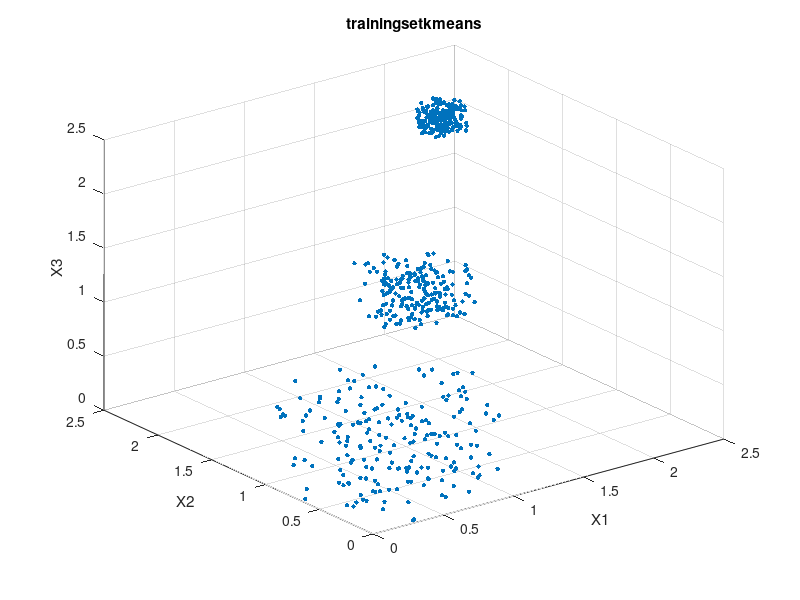
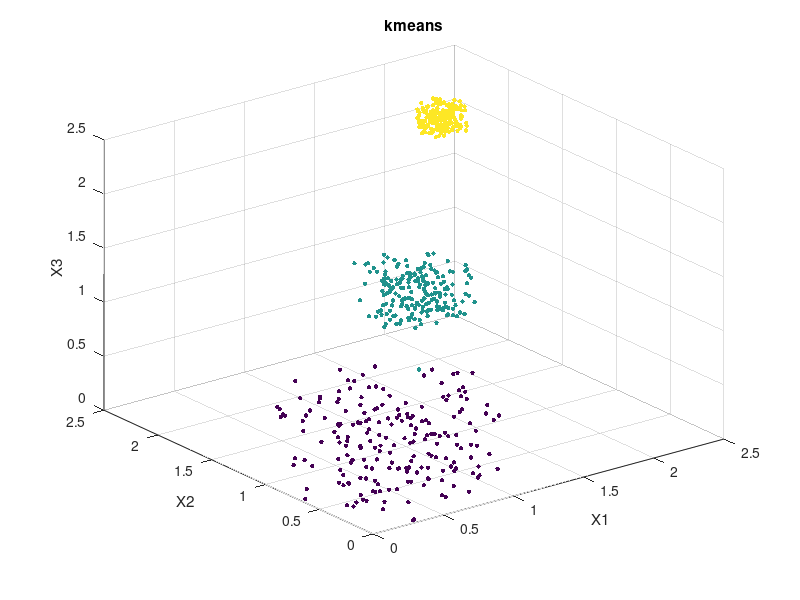
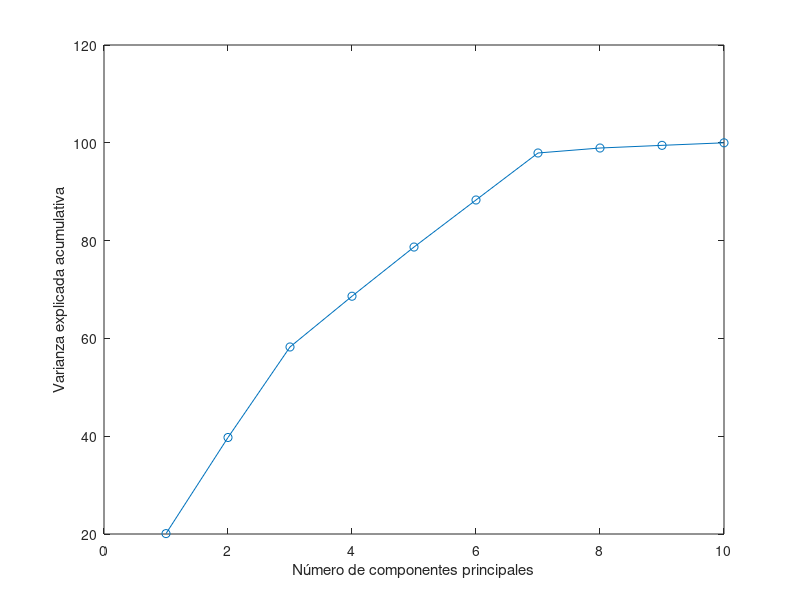
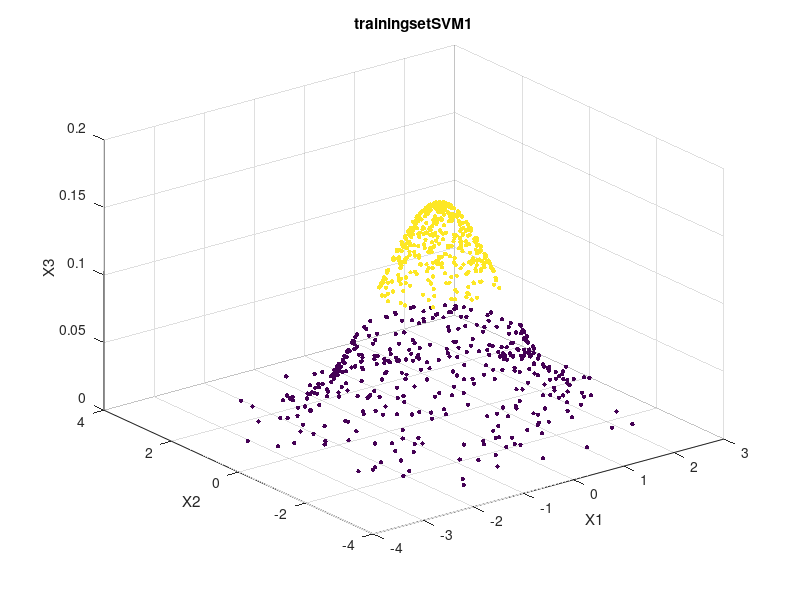

Reproduce these figures in MATLAB, in order.
clc;
clearvars;
close all;

load('trainingsetkmeans.mat');
figure;
scatter3(X(:, 1), X(:, 2), X(:, 3), 10, 'filled');
title('trainingsetkmeans');
xlabel('X1');
ylabel('X2');
zlabel('X3');

num_grupos=3;
[idx, C] = kmeans(X, num_grupos);

figure;
scatter3(X(:, 1), X(:, 2), X(:, 3), 10, idx, 'filled');
title('kmeans');
xlabel('X1');
ylabel('X2');
zlabel('X3');

%=======================
load('trainingsetPCA.mat');
X_norm = zscore(X);
[coeff, score, latent, ~, explained] = pca(X_norm);
cumulative_explained = cumsum(explained);
figure;
plot(cumulative_explained, 'o-');
xlabel('Número de componentes principales');
ylabel('Varianza explicada acumulativa');
num_components = 7
X_reduced = score(:, 1:num_components);

%==========================
load('trainingsetSVM1.mat');
figure;
scatter3(X(:, 1), X(:, 2), X(:, 3), 10, Y, 'filled');
title('trainingsetSVM1');
xlabel('X1');
ylabel('X2');
zlabel('X3');
modelo_svm = fitcsvm(X, Y, 'KernelFunction', 'linear');
predicciones = predict(modelo_svm, X);

figure;
scatter3(X(:, 1), X(:, 2), X(:, 3), 10, predicciones, 'filled');
title('SVM1');
xlabel('X1');
ylabel('X2');
zlabel('X3');

load('trainingsetSVM2.mat');

figure;
scatter3(X(:, 1), X(:, 2), X(:, 3), 10, Y, 'filled');
title('trainingsetSVM2');
xlabel('X1');
ylabel('X2');
zlabel('X3');
modelo_svm = fitcsvm(X, Y, 'KernelFunction', 'linear');
predicciones = predict(modelo_svm, X);
num_errores = sum(predicciones ~= Y);
disp(['Número de errores en la predicción: ', num2str(num_errores)]);
disp(['Tasa de error: ', num2str(num_errores/length(Y))]);

figure;
scatter3(X(:, 1), X(:, 2), X(:, 3), 10, predicciones, 'filled');
title('SVM2');
xlabel('X1');
ylabel('X2');
zlabel('X3');

grado_polinomio = 7;
modelo_svm = fitcsvm(X, Y, 'KernelFunction', 'polynomial', 'PolynomialOrder', grado_polinomio, 'Standardize',true);
predicciones = predict(modelo_svm, X);
num_errores = sum(predicciones ~= Y);

disp(['Grado del polinomio: ', num2str(grado_polinomio)]);
disp(['Número de errores en la predicción: ', num2str(num_errores)]);

figure;
scatter3(X(:, 1), X(:, 2), X(:, 3), 10, predicciones, 'filled');
title('SVM2 polinomio');
xlabel('X1');
ylabel('X2');
zlabel('X3');